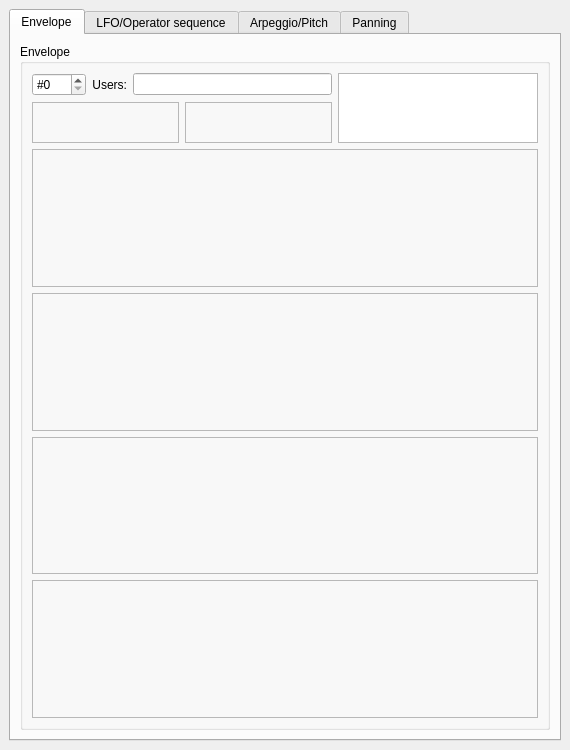
<?xml version="1.0" encoding="UTF-8"?>
<ui version="4.0">
 <class>FmInstrumentEditor</class>
 <widget class="QDialog" name="FmInstrumentEditor">
  <property name="geometry">
   <rect>
    <x>0</x>
    <y>0</y>
    <width>570</width>
    <height>750</height>
   </rect>
  </property>
  <property name="windowTitle">
   <string notr="true">Form</string>
  </property>
  <layout class="QHBoxLayout" name="horizontalLayout_4">
   <property name="leftMargin">
    <number>0</number>
   </property>
   <property name="topMargin">
    <number>0</number>
   </property>
   <property name="rightMargin">
    <number>0</number>
   </property>
   <property name="bottomMargin">
    <number>0</number>
   </property>
   <item>
    <widget class="QScrollArea" name="scrollArea">
     <property name="frameShape">
      <enum>QFrame::NoFrame</enum>
     </property>
     <property name="lineWidth">
      <number>0</number>
     </property>
     <property name="widgetResizable">
      <bool>true</bool>
     </property>
     <widget class="QWidget" name="scrollAreaWidgetContents">
      <property name="geometry">
       <rect>
        <x>0</x>
        <y>0</y>
        <width>570</width>
        <height>750</height>
       </rect>
      </property>
      <layout class="QHBoxLayout" name="horizontalLayout_3">
       <item>
        <widget class="QTabWidget" name="tabWidget">
         <property name="currentIndex">
          <number>0</number>
         </property>
         <widget class="QWidget" name="tab_1">
          <attribute name="title">
           <string>Envelope</string>
          </attribute>
          <layout class="QVBoxLayout" name="verticalLayout" stretch="0">
           <item>
            <widget class="QGroupBox" name="envGroupBox">
             <property name="title">
              <string>Envelope</string>
             </property>
             <layout class="QVBoxLayout" name="verticalLayout_4" stretch="1,2,2,2,2">
              <item>
               <layout class="QHBoxLayout" name="horizontalLayout_2" stretch="6,4">
                <item>
                 <layout class="QGridLayout" name="gridLayout_2">
                  <item row="1" column="0">
                   <widget class="LabeledHorizontalSlider" name="fbSlider">
                    <property name="frameShape">
                     <enum>QFrame::StyledPanel</enum>
                    </property>
                    <property name="frameShadow">
                     <enum>QFrame::Raised</enum>
                    </property>
                   </widget>
                  </item>
                  <item row="1" column="1">
                   <widget class="LabeledHorizontalSlider" name="alSlider">
                    <property name="frameShape">
                     <enum>QFrame::StyledPanel</enum>
                    </property>
                    <property name="frameShadow">
                     <enum>QFrame::Raised</enum>
                    </property>
                   </widget>
                  </item>
                  <item row="0" column="0" colspan="2">
                   <layout class="QHBoxLayout" name="horizontalLayout">
                    <item alignment="Qt::AlignLeft">
                     <widget class="QSpinBox" name="envNumSpinBox">
                      <property name="keyboardTracking">
                       <bool>false</bool>
                      </property>
                      <property name="prefix">
                       <string notr="true">#</string>
                      </property>
                      <property name="maximum">
                       <number>127</number>
                      </property>
                     </widget>
                    </item>
                    <item>
                     <widget class="QLabel" name="envUsersLabel">
                      <property name="text">
                       <string>Users:</string>
                      </property>
                      <property name="alignment">
                       <set>Qt::AlignRight|Qt::AlignTrailing|Qt::AlignVCenter</set>
                      </property>
                     </widget>
                    </item>
                    <item>
                     <widget class="QLineEdit" name="envUsersLineEdit">
                      <property name="enabled">
                       <bool>true</bool>
                      </property>
                      <property name="focusPolicy">
                       <enum>Qt::NoFocus</enum>
                      </property>
                      <property name="readOnly">
                       <bool>true</bool>
                      </property>
                     </widget>
                    </item>
                   </layout>
                  </item>
                 </layout>
                </item>
                <item>
                 <widget class="QGraphicsView" name="alGraphicsView">
                  <property name="styleSheet">
                   <string notr="true"/>
                  </property>
                 </widget>
                </item>
               </layout>
              </item>
              <item>
               <widget class="FMOperatorTable" name="op1Table">
                <property name="frameShape">
                 <enum>QFrame::StyledPanel</enum>
                </property>
                <property name="frameShadow">
                 <enum>QFrame::Raised</enum>
                </property>
               </widget>
              </item>
              <item>
               <widget class="FMOperatorTable" name="op2Table">
                <property name="frameShape">
                 <enum>QFrame::StyledPanel</enum>
                </property>
                <property name="frameShadow">
                 <enum>QFrame::Raised</enum>
                </property>
               </widget>
              </item>
              <item>
               <widget class="FMOperatorTable" name="op3Table">
                <property name="frameShape">
                 <enum>QFrame::StyledPanel</enum>
                </property>
                <property name="frameShadow">
                 <enum>QFrame::Raised</enum>
                </property>
               </widget>
              </item>
              <item>
               <widget class="FMOperatorTable" name="op4Table">
                <property name="frameShape">
                 <enum>QFrame::StyledPanel</enum>
                </property>
                <property name="frameShadow">
                 <enum>QFrame::Raised</enum>
                </property>
               </widget>
              </item>
             </layout>
            </widget>
           </item>
          </layout>
         </widget>
         <widget class="QWidget" name="tab_2">
          <attribute name="title">
           <string>LFO/Operator sequence</string>
          </attribute>
          <layout class="QGridLayout" name="gridLayout_3" rowstretch="4,6,0" columnstretch="0,0">
           <item row="1" column="0" rowspan="2" colspan="2">
            <widget class="QGroupBox" name="opSeqGroupBox">
             <property name="title">
              <string>Operator sequence</string>
             </property>
             <layout class="QGridLayout" name="gridLayout_12">
              <item row="0" column="0">
               <widget class="QLabel" name="opSeqTypeLabel">
                <property name="text">
                 <string>Operator:</string>
                </property>
               </widget>
              </item>
              <item row="0" column="1">
               <widget class="QComboBox" name="opSeqTypeComboBox"/>
              </item>
              <item row="0" column="2">
               <spacer name="horizontalSpacer">
                <property name="orientation">
                 <enum>Qt::Horizontal</enum>
                </property>
                <property name="sizeHint" stdset="0">
                 <size>
                  <width>40</width>
                  <height>20</height>
                 </size>
                </property>
               </spacer>
              </item>
              <item row="1" column="0" colspan="3">
               <widget class="QGroupBox" name="opSeqEditGroupBox">
                <property name="title">
                 <string>Sequence</string>
                </property>
                <property name="checkable">
                 <bool>true</bool>
                </property>
                <property name="checked">
                 <bool>false</bool>
                </property>
                <layout class="QGridLayout" name="gridLayout_10">
                 <item row="0" column="0">
                  <widget class="QSpinBox" name="opSeqNumSpinBox">
                   <property name="keyboardTracking">
                    <bool>false</bool>
                   </property>
                   <property name="prefix">
                    <string notr="true">#</string>
                   </property>
                   <property name="maximum">
                    <number>127</number>
                   </property>
                  </widget>
                 </item>
                 <item row="0" column="3">
                  <spacer name="horizontalSpacer_5">
                   <property name="orientation">
                    <enum>Qt::Horizontal</enum>
                   </property>
                   <property name="sizeHint" stdset="0">
                    <size>
                     <width>40</width>
                     <height>20</height>
                    </size>
                   </property>
                  </spacer>
                 </item>
                 <item row="0" column="1">
                  <widget class="QLabel" name="opSeqUsersLabel">
                   <property name="text">
                    <string>Users:</string>
                   </property>
                   <property name="alignment">
                    <set>Qt::AlignRight|Qt::AlignTrailing|Qt::AlignVCenter</set>
                   </property>
                  </widget>
                 </item>
                 <item row="1" column="0" colspan="4">
                  <widget class="VisualizedInstrumentMacroEditor" name="opSeqEditor" native="true"/>
                 </item>
                 <item row="0" column="2">
                  <widget class="QLineEdit" name="opSeqUsersLineEdit">
                   <property name="focusPolicy">
                    <enum>Qt::NoFocus</enum>
                   </property>
                   <property name="readOnly">
                    <bool>true</bool>
                   </property>
                  </widget>
                 </item>
                </layout>
               </widget>
              </item>
             </layout>
            </widget>
           </item>
           <item row="0" column="0">
            <widget class="QGroupBox" name="lfoGroupBox">
             <property name="title">
              <string>LFO</string>
             </property>
             <property name="checkable">
              <bool>true</bool>
             </property>
             <property name="checked">
              <bool>false</bool>
             </property>
             <layout class="QGridLayout" name="gridLayout_4">
              <item row="0" column="3">
               <widget class="QLineEdit" name="lfoUsersLineEdit">
                <property name="focusPolicy">
                 <enum>Qt::NoFocus</enum>
                </property>
                <property name="readOnly">
                 <bool>true</bool>
                </property>
               </widget>
              </item>
              <item row="0" column="1">
               <widget class="QSpinBox" name="lfoNumSpinBox">
                <property name="keyboardTracking">
                 <bool>false</bool>
                </property>
                <property name="prefix">
                 <string notr="true">#</string>
                </property>
                <property name="maximum">
                 <number>127</number>
                </property>
               </widget>
              </item>
              <item row="0" column="2">
               <widget class="QLabel" name="lfoUsersLabel">
                <property name="text">
                 <string>Users:</string>
                </property>
                <property name="alignment">
                 <set>Qt::AlignRight|Qt::AlignTrailing|Qt::AlignVCenter</set>
                </property>
               </widget>
              </item>
              <item row="1" column="0" colspan="5">
               <layout class="QGridLayout" name="gridLayout_7">
                <item row="0" column="0" rowspan="3">
                 <widget class="LabeledVerticalSlider" name="lfoFreqSlider">
                  <property name="frameShape">
                   <enum>QFrame::StyledPanel</enum>
                  </property>
                  <property name="frameShadow">
                   <enum>QFrame::Raised</enum>
                  </property>
                 </widget>
                </item>
                <item row="0" column="2" rowspan="3">
                 <widget class="LabeledVerticalSlider" name="amsSlider">
                  <property name="frameShape">
                   <enum>QFrame::StyledPanel</enum>
                  </property>
                  <property name="frameShadow">
                   <enum>QFrame::Raised</enum>
                  </property>
                 </widget>
                </item>
                <item row="0" column="1" rowspan="3">
                 <widget class="LabeledVerticalSlider" name="pmsSlider">
                  <property name="frameShape">
                   <enum>QFrame::StyledPanel</enum>
                  </property>
                  <property name="frameShadow">
                   <enum>QFrame::Raised</enum>
                  </property>
                 </widget>
                </item>
                <item row="1" column="3">
                 <layout class="QFormLayout" name="formLayout">
                  <item row="0" column="0">
                   <widget class="QLabel" name="lfoStartLabel">
                    <property name="text">
                     <string>Start count:</string>
                    </property>
                   </widget>
                  </item>
                  <item row="0" column="1">
                   <widget class="QSpinBox" name="lfoStartSpinBox">
                    <property name="keyboardTracking">
                     <bool>false</bool>
                    </property>
                   </widget>
                  </item>
                 </layout>
                </item>
                <item row="2" column="3">
                 <widget class="QGroupBox" name="amOpsGroupBox">
                  <property name="title">
                   <string>AM operators</string>
                  </property>
                  <layout class="QVBoxLayout" name="verticalLayout_2">
                   <item>
                    <widget class="QCheckBox" name="amOp1CheckBox">
                     <property name="text">
                      <string>Operator 1</string>
                     </property>
                    </widget>
                   </item>
                   <item>
                    <widget class="QCheckBox" name="amOp2CheckBox">
                     <property name="text">
                      <string>Operator 2</string>
                     </property>
                    </widget>
                   </item>
                   <item>
                    <widget class="QCheckBox" name="amOp3CheckBox">
                     <property name="text">
                      <string>Operator 3</string>
                     </property>
                    </widget>
                   </item>
                   <item>
                    <widget class="QCheckBox" name="amOp4CheckBox">
                     <property name="text">
                      <string>Operator 4</string>
                     </property>
                    </widget>
                   </item>
                  </layout>
                 </widget>
                </item>
                <item row="0" column="3">
                 <spacer name="verticalSpacer">
                  <property name="orientation">
                   <enum>Qt::Vertical</enum>
                  </property>
                  <property name="sizeHint" stdset="0">
                   <size>
                    <width>20</width>
                    <height>40</height>
                   </size>
                  </property>
                 </spacer>
                </item>
               </layout>
              </item>
             </layout>
            </widget>
           </item>
           <item row="0" column="1">
            <layout class="QGridLayout" name="gridLayout_8">
             <item row="1" column="0">
              <widget class="QGroupBox" name="envResetGroupBox">
               <property name="title">
                <string>Envelope reset</string>
               </property>
               <layout class="QVBoxLayout" name="verticalLayout_3">
                <item>
                 <widget class="QCheckBox" name="envResetCheckBox">
                  <property name="text">
                   <string>Reset envelope before key on</string>
                  </property>
                  <property name="checked">
                   <bool>false</bool>
                  </property>
                 </widget>
                </item>
                <item>
                 <widget class="QGroupBox" name="envResetFm3GroupBox">
                  <property name="title">
                   <string>FM 3ch</string>
                  </property>
                  <layout class="QGridLayout" name="gridLayout_16">
                   <item row="0" column="0">
                    <widget class="QCheckBox" name="envResetOp1CheckBox">
                     <property name="text">
                      <string>Operator 1</string>
                     </property>
                    </widget>
                   </item>
                   <item row="0" column="1">
                    <widget class="QCheckBox" name="envResetOp2CheckBox">
                     <property name="text">
                      <string>Operator 2</string>
                     </property>
                    </widget>
                   </item>
                   <item row="1" column="0">
                    <widget class="QCheckBox" name="envResetOp3CheckBox">
                     <property name="text">
                      <string>Operator 3</string>
                     </property>
                    </widget>
                   </item>
                   <item row="1" column="1">
                    <widget class="QCheckBox" name="envResetOp4CheckBox">
                     <property name="text">
                      <string>Operator 4</string>
                     </property>
                    </widget>
                   </item>
                  </layout>
                 </widget>
                </item>
               </layout>
              </widget>
             </item>
             <item row="0" column="0">
              <spacer name="verticalSpacer_2">
               <property name="orientation">
                <enum>Qt::Vertical</enum>
               </property>
               <property name="sizeHint" stdset="0">
                <size>
                 <width>20</width>
                 <height>40</height>
                </size>
               </property>
              </spacer>
             </item>
            </layout>
           </item>
          </layout>
         </widget>
         <widget class="QWidget" name="tab_3">
          <attribute name="title">
           <string>Arpeggio/Pitch</string>
          </attribute>
          <layout class="QVBoxLayout" name="verticalLayout_5" stretch="5,5">
           <item>
            <widget class="QGroupBox" name="arpGroupBox">
             <property name="title">
              <string>Arpeggio</string>
             </property>
             <layout class="QGridLayout" name="gridLayout_13">
              <item row="0" column="0">
               <widget class="QLabel" name="arpOpLabel">
                <property name="text">
                 <string>Operator:</string>
                </property>
               </widget>
              </item>
              <item row="1" column="0" colspan="3">
               <widget class="QGroupBox" name="arpEditGroupBox">
                <property name="title">
                 <string>Sequence</string>
                </property>
                <property name="checkable">
                 <bool>true</bool>
                </property>
                <property name="checked">
                 <bool>false</bool>
                </property>
                <layout class="QGridLayout" name="gridLayout_9">
                 <item row="0" column="4">
                  <widget class="QLabel" name="arpTypeLabel">
                   <property name="text">
                    <string>Type:</string>
                   </property>
                  </widget>
                 </item>
                 <item row="0" column="1">
                  <widget class="QLabel" name="arpUsersLabel">
                   <property name="text">
                    <string>Users:</string>
                   </property>
                   <property name="alignment">
                    <set>Qt::AlignRight|Qt::AlignTrailing|Qt::AlignVCenter</set>
                   </property>
                  </widget>
                 </item>
                 <item row="0" column="0">
                  <widget class="QSpinBox" name="arpNumSpinBox">
                   <property name="keyboardTracking">
                    <bool>false</bool>
                   </property>
                   <property name="prefix">
                    <string notr="true">#</string>
                   </property>
                   <property name="maximum">
                    <number>127</number>
                   </property>
                  </widget>
                 </item>
                 <item row="0" column="5">
                  <widget class="QComboBox" name="arpTypeComboBox"/>
                 </item>
                 <item row="1" column="0" colspan="7">
                  <widget class="ArpeggioMacroEditor" name="arpEditor" native="true"/>
                 </item>
                 <item row="0" column="3">
                  <spacer name="horizontalSpacer_4">
                   <property name="orientation">
                    <enum>Qt::Horizontal</enum>
                   </property>
                   <property name="sizeHint" stdset="0">
                    <size>
                     <width>40</width>
                     <height>20</height>
                    </size>
                   </property>
                  </spacer>
                 </item>
                 <item row="0" column="2">
                  <widget class="QLineEdit" name="arpUsersLineEdit">
                   <property name="focusPolicy">
                    <enum>Qt::NoFocus</enum>
                   </property>
                   <property name="readOnly">
                    <bool>true</bool>
                   </property>
                  </widget>
                 </item>
                </layout>
               </widget>
              </item>
              <item row="0" column="1">
               <widget class="QComboBox" name="arpOpComboBox"/>
              </item>
              <item row="0" column="2">
               <spacer name="horizontalSpacer_2">
                <property name="orientation">
                 <enum>Qt::Horizontal</enum>
                </property>
                <property name="sizeHint" stdset="0">
                 <size>
                  <width>40</width>
                  <height>20</height>
                 </size>
                </property>
               </spacer>
              </item>
             </layout>
            </widget>
           </item>
           <item>
            <widget class="QGroupBox" name="ptGroupBox">
             <property name="title">
              <string>Pitch</string>
             </property>
             <layout class="QGridLayout" name="gridLayout_14">
              <item row="0" column="0">
               <widget class="QLabel" name="ptOpLabel">
                <property name="text">
                 <string>Operator:</string>
                </property>
               </widget>
              </item>
              <item row="0" column="2">
               <spacer name="horizontalSpacer_3">
                <property name="orientation">
                 <enum>Qt::Horizontal</enum>
                </property>
                <property name="sizeHint" stdset="0">
                 <size>
                  <width>40</width>
                  <height>20</height>
                 </size>
                </property>
               </spacer>
              </item>
              <item row="0" column="1">
               <widget class="QComboBox" name="ptOpComboBox"/>
              </item>
              <item row="1" column="0" colspan="3">
               <widget class="QGroupBox" name="ptEditGroupBox">
                <property name="title">
                 <string>Sequence</string>
                </property>
                <property name="checkable">
                 <bool>true</bool>
                </property>
                <property name="checked">
                 <bool>false</bool>
                </property>
                <layout class="QGridLayout" name="gridLayout_11">
                 <item row="0" column="3">
                  <spacer name="horizontalSpacer_6">
                   <property name="orientation">
                    <enum>Qt::Horizontal</enum>
                   </property>
                   <property name="sizeHint" stdset="0">
                    <size>
                     <width>40</width>
                     <height>20</height>
                    </size>
                   </property>
                  </spacer>
                 </item>
                 <item row="0" column="0">
                  <widget class="QSpinBox" name="ptNumSpinBox">
                   <property name="keyboardTracking">
                    <bool>false</bool>
                   </property>
                   <property name="prefix">
                    <string notr="true">#</string>
                   </property>
                   <property name="maximum">
                    <number>127</number>
                   </property>
                  </widget>
                 </item>
                 <item row="0" column="5">
                  <widget class="QComboBox" name="ptTypeComboBox"/>
                 </item>
                 <item row="0" column="4">
                  <widget class="QLabel" name="ptTypeLabel">
                   <property name="text">
                    <string>Type:</string>
                   </property>
                  </widget>
                 </item>
                 <item row="1" column="0" colspan="6">
                  <widget class="VisualizedInstrumentMacroEditor" name="ptEditor" native="true"/>
                 </item>
                 <item row="0" column="1">
                  <widget class="QLabel" name="ptUsersLabel">
                   <property name="text">
                    <string>Users:</string>
                   </property>
                   <property name="alignment">
                    <set>Qt::AlignRight|Qt::AlignTrailing|Qt::AlignVCenter</set>
                   </property>
                  </widget>
                 </item>
                 <item row="0" column="2">
                  <widget class="QLineEdit" name="ptUsersLineEdit">
                   <property name="focusPolicy">
                    <enum>Qt::NoFocus</enum>
                   </property>
                   <property name="readOnly">
                    <bool>true</bool>
                   </property>
                  </widget>
                 </item>
                </layout>
               </widget>
              </item>
             </layout>
            </widget>
           </item>
          </layout>
         </widget>
         <widget class="QWidget" name="tab_4">
          <attribute name="title">
           <string>Panning</string>
          </attribute>
          <layout class="QVBoxLayout" name="verticalLayout_6" stretch="5,5">
           <item>
            <widget class="QGroupBox" name="panEditGroupBox">
             <property name="title">
              <string>Panning</string>
             </property>
             <property name="checkable">
              <bool>true</bool>
             </property>
             <property name="checked">
              <bool>false</bool>
             </property>
             <layout class="QGridLayout" name="gridLayout">
              <item row="0" column="0">
               <widget class="QSpinBox" name="panNumSpinBox">
                <property name="keyboardTracking">
                 <bool>false</bool>
                </property>
                <property name="prefix">
                 <string notr="true">#</string>
                </property>
                <property name="maximum">
                 <number>127</number>
                </property>
               </widget>
              </item>
              <item row="0" column="1">
               <widget class="QLabel" name="panUsersLabel">
                <property name="text">
                 <string>Users:</string>
                </property>
                <property name="alignment">
                 <set>Qt::AlignRight|Qt::AlignTrailing|Qt::AlignVCenter</set>
                </property>
               </widget>
              </item>
              <item row="0" column="2">
               <widget class="QLineEdit" name="panUsersLineEdit">
                <property name="focusPolicy">
                 <enum>Qt::NoFocus</enum>
                </property>
                <property name="readOnly">
                 <bool>true</bool>
                </property>
               </widget>
              </item>
              <item row="0" column="3">
               <spacer name="horizontalSpacer_7">
                <property name="orientation">
                 <enum>Qt::Horizontal</enum>
                </property>
                <property name="sizeHint" stdset="0">
                 <size>
                  <width>185</width>
                  <height>20</height>
                 </size>
                </property>
               </spacer>
              </item>
              <item row="1" column="0" colspan="4">
               <widget class="PanMacroEditor" name="panEditor" native="true"/>
              </item>
             </layout>
            </widget>
           </item>
           <item>
            <spacer name="verticalSpacer_3">
             <property name="orientation">
              <enum>Qt::Vertical</enum>
             </property>
             <property name="sizeHint" stdset="0">
              <size>
               <width>20</width>
               <height>40</height>
              </size>
             </property>
            </spacer>
           </item>
          </layout>
         </widget>
        </widget>
       </item>
      </layout>
     </widget>
    </widget>
   </item>
  </layout>
 </widget>
 <customwidgets>
  <customwidget>
   <class>VisualizedInstrumentMacroEditor</class>
   <extends>QWidget</extends>
   <header>gui/instrument_editor/visualized_instrument_macro_editor.hpp</header>
   <container>1</container>
  </customwidget>
  <customwidget>
   <class>ArpeggioMacroEditor</class>
   <extends>QWidget</extends>
   <header>gui/instrument_editor/arpeggio_macro_editor.hpp</header>
   <container>1</container>
  </customwidget>
  <customwidget>
   <class>PanMacroEditor</class>
   <extends>QWidget</extends>
   <header>gui/instrument_editor/pan_macro_editor.hpp</header>
   <container>1</container>
  </customwidget>
  <customwidget>
   <class>LabeledVerticalSlider</class>
   <extends>QFrame</extends>
   <header>gui/labeled_vertical_slider.hpp</header>
   <container>1</container>
  </customwidget>
  <customwidget>
   <class>FMOperatorTable</class>
   <extends>QFrame</extends>
   <header>gui/instrument_editor/fm_operator_table.hpp</header>
   <container>1</container>
  </customwidget>
  <customwidget>
   <class>LabeledHorizontalSlider</class>
   <extends>QFrame</extends>
   <header>gui/labeled_horizontal_slider.hpp</header>
   <container>1</container>
  </customwidget>
 </customwidgets>
 <tabstops>
  <tabstop>scrollArea</tabstop>
  <tabstop>tabWidget</tabstop>
  <tabstop>envNumSpinBox</tabstop>
  <tabstop>alGraphicsView</tabstop>
  <tabstop>lfoGroupBox</tabstop>
  <tabstop>lfoNumSpinBox</tabstop>
  <tabstop>lfoStartSpinBox</tabstop>
  <tabstop>amOp1CheckBox</tabstop>
  <tabstop>amOp2CheckBox</tabstop>
  <tabstop>amOp3CheckBox</tabstop>
  <tabstop>amOp4CheckBox</tabstop>
  <tabstop>envResetCheckBox</tabstop>
  <tabstop>envResetOp1CheckBox</tabstop>
  <tabstop>envResetOp2CheckBox</tabstop>
  <tabstop>envResetOp3CheckBox</tabstop>
  <tabstop>envResetOp4CheckBox</tabstop>
  <tabstop>opSeqTypeComboBox</tabstop>
  <tabstop>opSeqEditGroupBox</tabstop>
  <tabstop>opSeqNumSpinBox</tabstop>
  <tabstop>arpOpComboBox</tabstop>
  <tabstop>arpEditGroupBox</tabstop>
  <tabstop>arpNumSpinBox</tabstop>
  <tabstop>arpTypeComboBox</tabstop>
  <tabstop>ptOpComboBox</tabstop>
  <tabstop>ptEditGroupBox</tabstop>
  <tabstop>ptNumSpinBox</tabstop>
  <tabstop>ptTypeComboBox</tabstop>
  <tabstop>panEditGroupBox</tabstop>
  <tabstop>panNumSpinBox</tabstop>
 </tabstops>
 <resources/>
 <connections/>
</ui>
